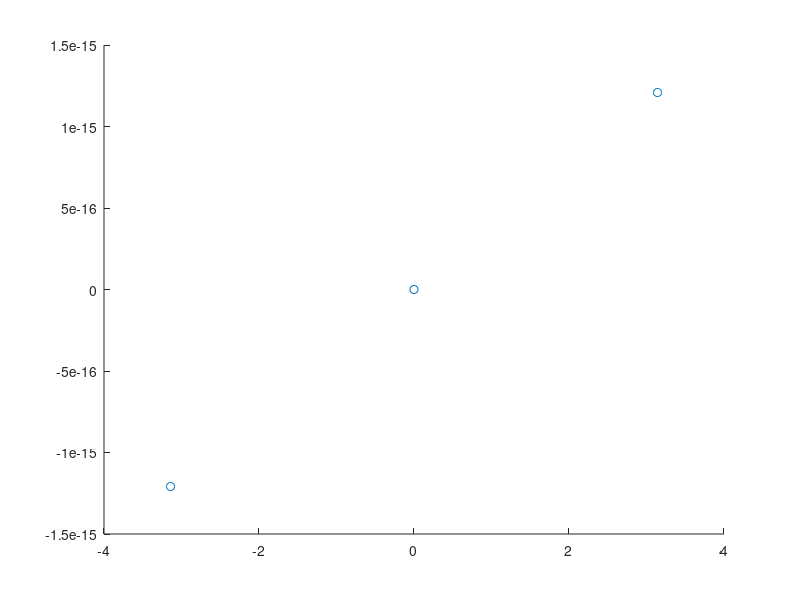

The MATLAB source for this figure: (Note: this script raises an error after producing the figure.)
% Aproksimirati funkciju f(x) = x^2*sin(x) polinomom 3. stepena na intervalu [?pi, pi].
f = @(x) x.^2 .* sin(x);
a = -pi;
b = pi;
% Odabrati i nacrtati potreban broj ta?aka funkcije f(x) za aproksimaciju polinomom 3. stepena.
x = linspace(a, b, 3);
fX = f(x);
scatter(x, fX); hold on

% Lagran�ovom interpolacijom na?i polinom koj zadovoljava odabrane ta?ke i nacrtati ga.
p = lagrangeInterp(x, fX);
x = linspace(a, b, 100);

% Nacrtati funkciju f(x) na intervalu.
plot(x, f(x), 'blue');
%plot(x, polyval(p, x), 'red');
legend('tacke', 'f(x)', 'polynomial'); hold off